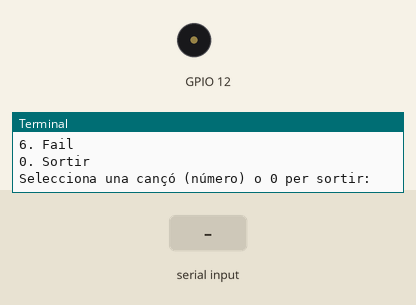
The program below on a simulated Raspberry Pi (BCM pin numbers). Shown: buzzer (waves = sounding), the last lines printed to the terminal. Inputs (shaded band) come from the test bench.

Above: at 1.2 s.
1.3 s: "5" typed at the terminal, then Enter
At 2.5 s:
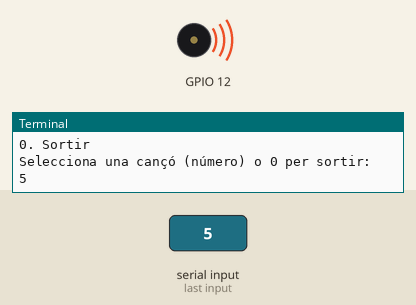
3.0 s: "Cara al sol" typed at the terminal, then Enter
5.8 s: "Fail" typed at the terminal, then Enter
7.3 s: "Foto" typed at the terminal, then Enter
8.8 s: "A" typed at the terminal, then Enter
10.3 s: "B" typed at the terminal, then Enter
Timing chart, 0 to 12.8 s (numbered marks = the images above; inputs shaded):
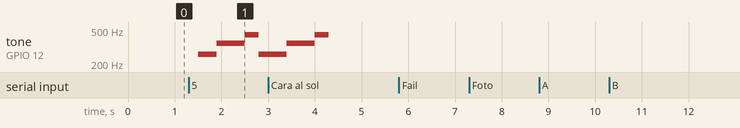

The program:

buzzer_sound.py
```python
import pigpio  # Importa la llibreria pigpio per controlar els pins GPIO de Raspberry Pi
from time import sleep  # Importa la funció sleep de la llibreria time per a pausar l'execució

class ControladorBuzzer:
    def __init__(self, pi, pin):
        self.pi = pi  # Inicialitza l'objecte pi com a connexió a pigpio
        self.pin = pin  # Assigna el pin del buzzer rebut com a paràmetre
        # Comprova si està connectat al daemon de pigpio
        if not self.pi.connected:
            raise Exception("No s'ha pogut connectar amb el daemon de pigpio.")
        # Defineix les cançons amb seqüències de tons i durades
        self.cançons = {
            "Cara al sol": ("edccccdedccffedced", "535555374646464648"),
            "The Lion Sleeps Tonight": ("cdedefedcdedced", "434434344343438"),
            "Game Of Thrones": ("adfgadfgadfge", "4422442244229"),
            "Foto": ("b", "3"),
            "La cucaracha": ("cccfacccfa", "2226322263"),
            "Fail": ("ad", "44")
        }
        # Defineix els tons associats a cada nota
        self.tons = {
            'C': 261,
            'D': 294,
            'E': 329,
            'F': 349,
            'G': 391,
            'A': 440,
            'B': 494,
            's': 0  # 's' per a silenci
        }

    def assegurar_connectat(self):
        # Reconnecta al daemon de pigpio si no està connectat
        if not self.pi.connected:
            self.pi = pigpio.pi()
            if not self.pi.connected:
                raise ConnectionError("No s'ha pogut reconectar amb el daemon de pigpio.")

    def tocar_ton(self, freqüència, durada):
        # Toca un ton amb una freqüència i durada especificades
        self.assegurar_connectat()
        if freqüència > 0:  # Només toca el ton si la freqüència és major que zero
            self.pi.hardware_PWM(self.pin, freqüència, 500000)  # Defineix el cicle de treball al 50%
            sleep(durada)
        self.pi.hardware_PWM(self.pin, 0, 0)  # Assegura't que s'aturi el ton

    def seleccionar_cançó(self, nom_cançó):
        # Toca la seqüència de tons d'una cançó seleccionada
        if nom_cançó in self.cançons:
            seqüència, tempos = self.cançons[nom_cançó]
            for nota, tempo in zip(seqüència, tempos):
                freqüència = self.tons[nota.upper()]
                durada = int(tempo) / 10  # Converteix el tempo a segons
                self.tocar_ton(freqüència, durada)
        else:
            print("Cançó no disponible.")

    def parar(self):
        # Atura la reproducció del buzzer i allibera els recursos de pigpio
        if self.pi.connected:
            self.pi.hardware_PWM(self.pin, 0, 0)  # Assegura't que no es toqui cap ton
            self.pi.stop()
            self.pi = None

# Configuració del pin GPIO per al buzzer
pin_buzzer = 12  # Assegura't de canviar això pel pin al qual està connectat el teu buzzer

# Inicialitza una connexió a pigpio
pi = pigpio.pi()
if pi.connected:
    instancia_buzzer = ControladorBuzzer(pi, pin_buzzer)
else:
    print("Error: No s'ha pogut connectar amb el daemon de pigpio.")


# Exemple d'ús
if __name__ == "__main__":
    try:
        while True:
            print("Llista de cançons disponibles:")
            # Mostra la llista de cançons disponibles per a la reproducció
            for index, song in enumerate(instancia_buzzer.cançons.keys(), 1):
                print(f"{index}. {song}")
            print("0. Sortir")
            selecció = input("Selecciona una cançó (número) o 0 per sortir: ")
            if selecció == "0":
                break
            noms_cançons = list(instancia_buzzer.cançons.keys())
            try:
                cançó_seleccionada = noms_cançons[int(selecció) - 1]
                instancia_buzzer.seleccionar_cançó(cançó_seleccionada)
            except (IndexError, ValueError):
                print("Selecció no vàlida. Torna-ho a intentar.")
    finally:
        instancia_buzzer.parar()
```

Measured:
- after the input at 1.3 s, tone on GPIO 12: silent → 261 Hz after 0.20 s, → 349 Hz 0.40 s later, → 440 Hz 0.60 s later, → 261 Hz 0.30 s later
